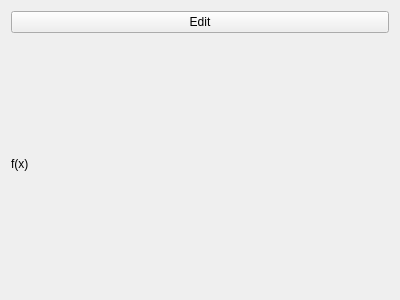
<?xml version="1.0" encoding="UTF-8"?>
<ui version="4.0">
 <class>FunctionInfoWidget</class>
 <widget class="QWidget" name="FunctionInfoWidget">
  <property name="geometry">
   <rect>
    <x>0</x>
    <y>0</y>
    <width>400</width>
    <height>300</height>
   </rect>
  </property>
  <property name="windowTitle">
   <string>Form</string>
  </property>
  <layout class="QVBoxLayout" name="verticalLayout">
   <item>
    <widget class="QPushButton" name="pushButton">
     <property name="text">
      <string>Edit</string>
     </property>
    </widget>
   </item>
   <item>
    <widget class="QLabel" name="label">
     <property name="text">
      <string>f(x)</string>
     </property>
    </widget>
   </item>
  </layout>
 </widget>
 <resources/>
 <connections/>
</ui>
